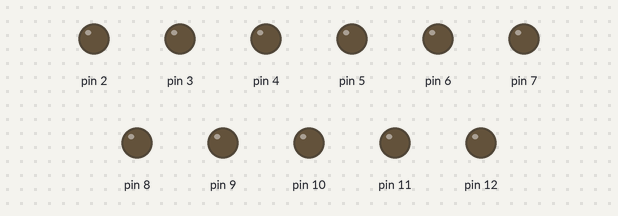
Recording of a sketch running on a simulated Arduino Uno, built with avr-gcc and run on an emulated ATmega328P. Shown: output pins drawn as LEDs (lit = HIGH). Pins used as bus, display or sensor lines are not drawn; what the sketch prints to the serial monitor is not drawn.

Above: at 0.13 s.
At 2.65 s:
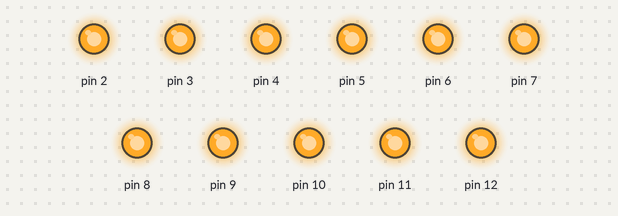
At 2.79 s:
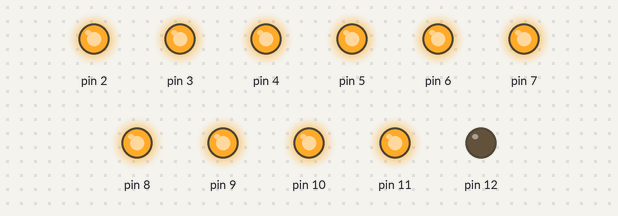
At 2.93 s:
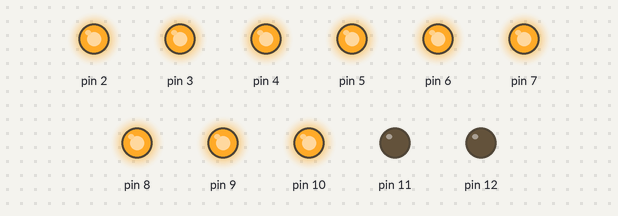
At 3.35 s:
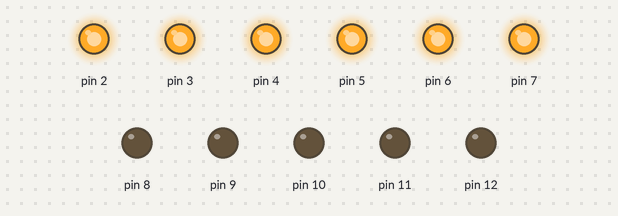
At 4.05 s:
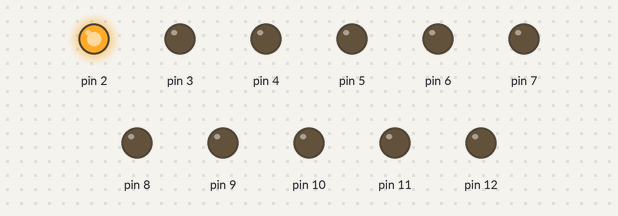
Timing chart, 0 to 5.6 s (numbered marks = the images above):
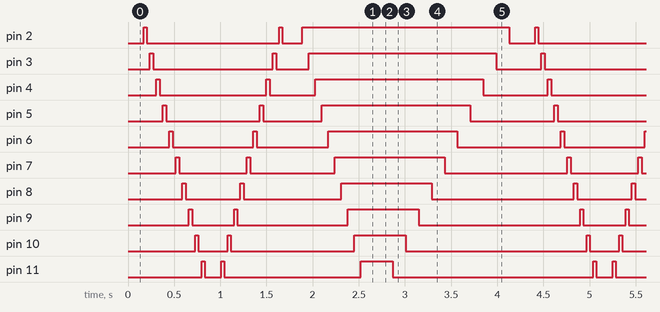

Measured:
- by itself, pin 2: repeats every 4.2 s: LOW 1.4 s, HIGH 0.04 s, LOW 0.22 s, HIGH 2.2 s, LOW 0.28 s, HIGH 0.04 s
- by itself, pin 3: repeats every 4.2 s: LOW 1.3 s, HIGH 0.04 s, LOW 0.36 s, HIGH 2.0 s, LOW 0.49 s, HIGH 0.04 s
- by itself, pin 4: repeats every 4.2 s: LOW 1.2 s, HIGH 0.04 s, LOW 0.50 s, HIGH 1.8 s, LOW 0.70 s, HIGH 0.04 s
- by itself, pin 5: repeats every 4.2 s: LOW 1.0 s, HIGH 0.04 s, LOW 0.64 s, HIGH 1.6 s, LOW 0.91 s, HIGH 0.04 s
- by itself, pin 6: repeats every 4.2 s: LOW 0.88 s, HIGH 0.04 s, LOW 0.78 s, HIGH 1.4 s, LOW 1.1 s, HIGH 0.04 s
- by itself, pin 7: repeats every 4.2 s: LOW 0.74 s, HIGH 0.04 s, LOW 0.92 s, HIGH 1.2 s, LOW 1.3 s, HIGH 0.04 s
- by itself, pin 8: repeats every 4.2 s: LOW 0.60 s, HIGH 0.04 s, LOW 1.1 s, HIGH 0.98 s, LOW 1.5 s, HIGH 0.04 s
- by itself, pin 9: repeats every 4.2 s: LOW 0.46 s, HIGH 0.04 s, LOW 1.2 s, HIGH 0.77 s, LOW 1.8 s, HIGH 0.04 s

The sketch:

LightShow.ino
```cpp
// requires 12 individual LED's, and resistors

using namespace std;
String creator = "Zuri Barnes";
String creatorGitHub = "https://github.com/zuriBarnes";
int version = 1.0;
void lightsOnebyOne();
void levels();

void setup() {   //  ====== Begin Setup ======
  Serial.begin(9600);
  for(int i = 1; i <= 12; i++) {
      pinMode(i, OUTPUT);
    }
    Serial.println("=========================================");
    Serial.println("Light Show by: " + creator);
    Serial.println("view code at: " + creatorGitHub);
    Serial.println("=========================================");
  }

void loop() { //  ====== Begin Main/Loop ======
lightsOnebyOne();
    delay(40);
  levels();
  }

void levels() { // led's have volume motion effect
  int myDelayTime = 70;
  for(int i = 1; i <= 12; i++) {
    digitalWrite(i, HIGH);
    delay(myDelayTime);
     }
  for(int i = 12; i >= 1; i--) {
    digitalWrite(i, HIGH);
    delay(myDelayTime);
    digitalWrite(i, LOW);
    delay(myDelayTime);
    }
 }

void lightsOnebyOne() {
  // LED's light up one by one, from lowest pin to highest, and then back
  int myDelayTime = 35;
  for(int i = 1; i <= 12; i++) {
    digitalWrite(i, HIGH);
    delay(myDelayTime);
    digitalWrite(i, LOW);
    delay(myDelayTime);
     }
  for(int i = 12; i >= 1; i--) {
    digitalWrite(i, HIGH);
    delay(myDelayTime);
    digitalWrite(i, LOW);
    delay(myDelayTime);
    }
 }
```

LightShow_Functions.ino
```cpp
// additional library??
```
